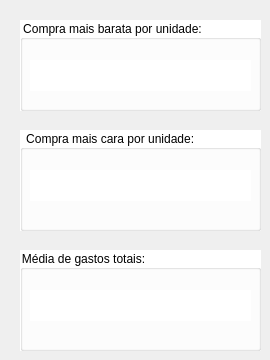
    <widget class="QWidget" name="tab">
     <attribute name="title">
      <string>Estatísticas</string>
     </attribute>
     <widget class="QGroupBox" name="groupBox_2">
      <property name="geometry">
       <rect>
        <x>20</x>
        <y>20</y>
        <width>241</width>
        <height>91</height>
       </rect>
      </property>
      <property name="styleSheet">
       <string notr="true">background-color: rgb(255, 255, 255);</string>
      </property>
      <property name="title">
       <string>Compra mais barata por unidade:</string>
      </property>
      <widget class="QLabel" name="produto_mais_barato">
       <property name="geometry">
        <rect>
         <x>10</x>
         <y>40</y>
         <width>221</width>
         <height>31</height>
        </rect>
       </property>
       <property name="toolTip">
        <string>&lt;html&gt;&lt;head/&gt;&lt;body&gt;&lt;p align=&quot;center&quot;&gt;&lt;br/&gt;&lt;/p&gt;&lt;/body&gt;&lt;/html&gt;</string>
       </property>
       <property name="text">
        <string/>
       </property>
       <property name="alignment">
        <set>Qt::AlignCenter</set>
       </property>
      </widget>
     </widget>
     <widget class="QGroupBox" name="groupBox_5">
      <property name="geometry">
       <rect>
        <x>20</x>
        <y>130</y>
        <width>241</width>
        <height>101</height>
       </rect>
      </property>
      <property name="styleSheet">
       <string notr="true">background-color: rgb(255, 255, 255);</string>
      </property>
      <property name="title">
       <string> Compra mais cara por unidade:</string>
      </property>
      <widget class="QLabel" name="produto_mais_caro">
       <property name="geometry">
        <rect>
         <x>10</x>
         <y>40</y>
         <width>221</width>
         <height>31</height>
        </rect>
       </property>
       <property name="toolTip">
        <string>&lt;html&gt;&lt;head/&gt;&lt;body&gt;&lt;p align=&quot;center&quot;&gt;&lt;br/&gt;&lt;/p&gt;&lt;/body&gt;&lt;/html&gt;</string>
       </property>
       <property name="text">
        <string/>
       </property>
       <property name="alignment">
        <set>Qt::AlignCenter</set>
       </property>
      </widget>
     </widget>
     <widget class="QGroupBox" name="groupBox_6">
      <property name="geometry">
       <rect>
        <x>20</x>
        <y>250</y>
        <width>241</width>
        <height>101</height>
       </rect>
      </property>
      <property name="styleSheet">
       <string notr="true">background-color: rgb(255, 255, 255);</string>
      </property>
      <property name="title">
       <string>Média de gastos totais:</string>
      </property>
      <widget class="QLabel" name="media_total">
       <property name="geometry">
        <rect>
         <x>10</x>
         <y>40</y>
         <width>221</width>
         <height>31</height>
        </rect>
       </property>
       <property name="toolTip">
        <string>&lt;html&gt;&lt;head/&gt;&lt;body&gt;&lt;p align=&quot;center&quot;&gt;&lt;br/&gt;&lt;/p&gt;&lt;/body&gt;&lt;/html&gt;</string>
       </property>
       <property name="styleSheet">
        <string notr="true">background-color: rgb(243, 243, 243);
background-color: rgb(255, 255, 255);</string>
       </property>
       <property name="text">
        <string/>
       </property>
       <property name="alignment">
        <set>Qt::AlignCenter</set>
       </property>
      </widget>
     </widget>
    </widget>
